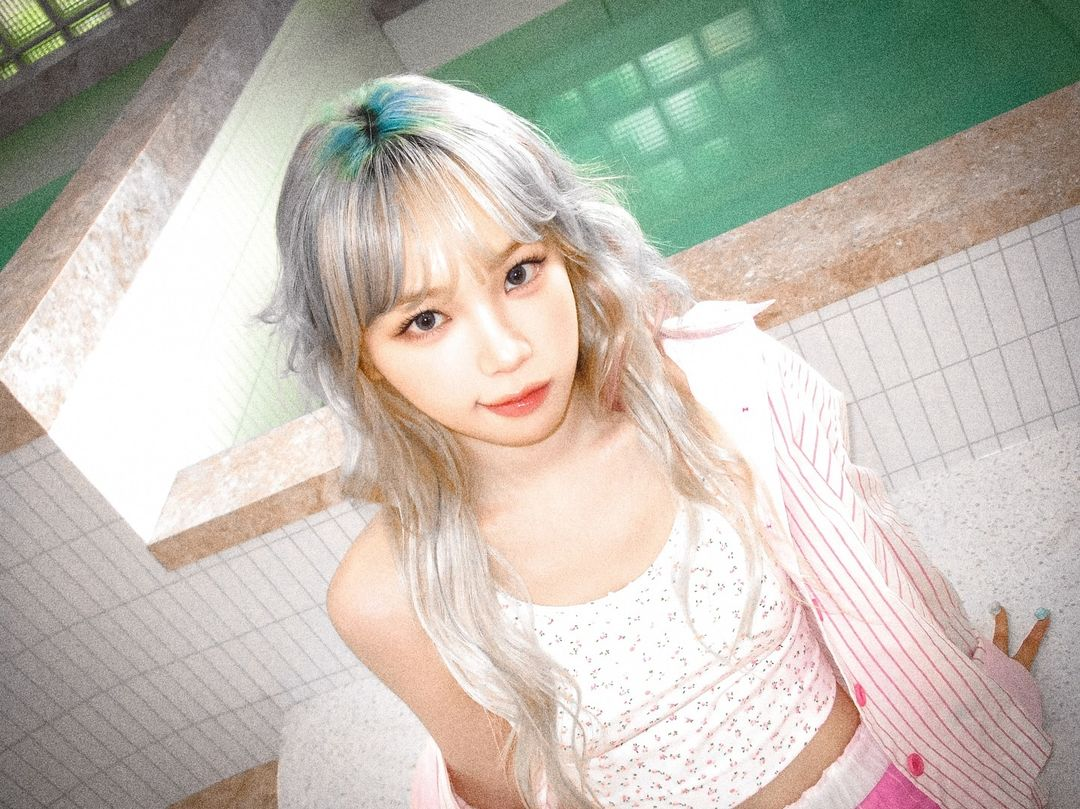
//> input picture chaewon.png, 1080 x 809 px
$ ./Vproposed chaewon.png 4 778x1036   (built with g++ and OpenCV 4)
//> lines starting //> are read from the running program, lines starting //| are printed output that depends on the picture
/*
優化版本 - Singh et. al 圖像增強演算法實現
https://ieeexplore.ieee.org/document/8071892

編譯命令:
g++ -g -Wall -Ofast -flto -o Vproposed Vproposed.cpp `pkg-config --cflags --libs opencv4` -fopenmp -march=native -funroll-loops -ftree-vectorize

執行方式:
./Vproposed <imagename> <threads> <size>
例如: ./Vproposed chaewon.png 4 778x1036
*/

#include <opencv2/opencv.hpp>
#include <opencv2/core/core.hpp>
#include <opencv2/highgui/highgui.hpp>
#include <iostream>
#include <string>
#include <cstdlib>
#include <cstdio>
#include <unistd.h>
#include <new>
#include <chrono>
#include <omp.h>
#include <fstream>
#include <math.h>
#include <limits>
#include <vector>
#include <immintrin.h> // 支援SIMD指令
#include <sstream>
#include <filesystem>
#include <thread>
#include <algorithm> // Required for std::min

// 添加命名空間
using namespace std;
using namespace cv;

#define FILTERSIZE 5
// #define MAX_THREADS 128 // 限制最大執行緒數避免過度分配 (已註釋)

// 模糊濾波核
alignas(64) const float Filter[FILTERSIZE][FILTERSIZE] = {
    {1.0f/256.0f, 4.0f/256.0f, 6.0f/256.0f, 4.0f/256.0f, 1.0f/256.0f},
    {4.0f/256.0f, 16.0f/256.0f, 24.0f/256.0f, 16.0f/256.0f, 4.0f/256.0f},
    {6.0f/256.0f, 24.0f/256.0f, 36.0f/256.0f, 24.0f/256.0f, 6.0f/256.0f},
    {4.0f/256.0f, 16.0f/256.0f, 24.0f/256.0f, 16.0f/256.0f, 4.0f/256.0f},
    {1.0f/256.0f, 4.0f/256.0f, 6.0f/256.0f, 4.0f/256.0f, 1.0f/256.0f}
};

// 提前計算1D版本的濾波核，加速存取
alignas(64) float Filter1D[FILTERSIZE*FILTERSIZE];

// 優化後的並行實現函數原型
void rgbToHsvParOpt(const Mat& inputImage, Mat& outputImage, int blockSize);
void imageBlurParOpt(const Mat& inputImage, Mat& outputImage);
void subtractImageParOpt(const Mat& inputImage1, const Mat& inputImage2, Mat& outputImage, int blockSize);
void sharpenImageParOpt(const Mat& inputImage1, const Mat& inputImage2, Mat& outputImage, double weight);
void hsvToRgbParOpt(const Mat& inputImage, Mat& outputImage, int blockSize);
string getexepath();
void histogramCalcAndEqualParOpt(const Mat& inputImage, Mat& outputImage, int nThreads);

// 計算理想的塊大小
int calculateOptimalBlockSize(const Mat& image) {
    // 根據影像大小調整塊大小
    int pixelCount = image.rows * image.cols;

    if (pixelCount < 500000) {      // 小於 500K 像素
        return 16;
    } else if (pixelCount < 2000000) { // 小於 2M 像素
        return 32;
    } else if (pixelCount < 8000000) { // 小於 8M 像素
        return 64;
    } else {                        // 超大影像
        return 128;
    }
}

// 檢查圖像是否有效
bool isImageValid(const Mat& image) {
    return !image.empty() && image.rows > 0 && image.cols > 0;
}

// 解析尺寸字符串 (如 "778x1036")
bool parseSize(const string& sizeStr, int& width, int& height) {
    size_t xPos = sizeStr.find('x');
    if (xPos == string::npos) {
        return false;
    }

    try {
        width = stoi(sizeStr.substr(0, xPos));
        height = stoi(sizeStr.substr(xPos + 1));
        return (width > 0 && height > 0);
    } catch (const exception&) {
        return false;
    }
}

int main(int argc, char const *argv[])
{
    // 將濾波核初始化為一維陣列，提高快取友好度
    for(int i = 0; i < FILTERSIZE; i++) {
        for(int j = 0; j < FILTERSIZE; j++) {
            Filter1D[i*FILTERSIZE + j] = Filter[i][j];
        }
    }

    if (argc < 2) {
        cout << "Usage: ./Vproposed <imagename> [threads] [size]" << endl;
        cout << "Examples:" << endl;
        cout << "  ./Vproposed snow.png                  - Run with default threads (all) and original size" << endl;
        cout << "  ./Vproposed snow.png 4                - Run with 4 threads and original size" << endl;
        cout << "  ./Vproposed snow.png 4 778x1036       - Run with 4 threads and resize to 778x1036" << endl;
        exit(EXIT_FAILURE);
    }

    int initial_omp_max_threads = omp_get_max_threads();
    int numThreads = initial_omp_max_threads;

    // Argument parsing logic (simplified for brevity, assuming it's correct from previous version)
    string size_arg_str; // To store the size argument if present
    if (argc >= 3) {
        string arg2 = argv[2];
        bool arg2_is_numeric = !arg2.empty() && arg2.find_first_not_of("0123456789") == string::npos;

        if (arg2_is_numeric) {
            int requested_threads = stoi(arg2);
            if (requested_threads > 0) {
                numThreads = requested_threads;
            }
            if (argc >= 4) { // Size is argv[3]
                size_arg_str = argv[3];
            }
        } else { // argv[2] is likely size
            size_arg_str = arg2;
            // numThreads remains default
        }
    }
    omp_set_num_threads(numThreads);


    Mat originalImage = imread(argv[1], IMREAD_UNCHANGED);
//> originalImage is the input picture: 809 rows x 1080 cols, CV_8UC3; mean B, G, R 178.7, 188.6, 194
    if (!isImageValid(originalImage)) {
        cerr << "Error: Could not read image " << argv[1] << endl;
        exit(EXIT_FAILURE);
    }

    Mat inputImage = originalImage;
    string sizeStr = "original";

    if (!size_arg_str.empty()) {
        int width, height;
        if (parseSize(size_arg_str, width, height)) {
            sizeStr = size_arg_str;
            resize(originalImage, inputImage, Size(width, height));
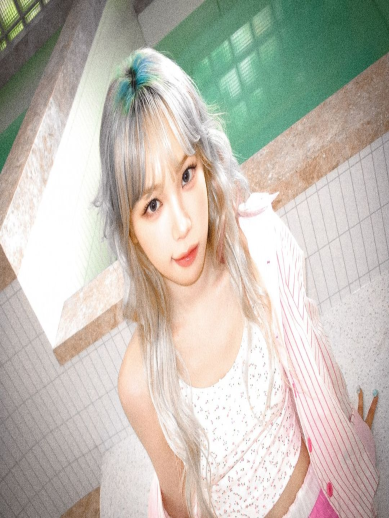
//> inputImage: 1036 rows x 778 cols, CV_8UC3 (shown at 1/2 size); mean B, G, R 178.6, 188.5, 193.9
            // cout << "Resized input image to " << width << "x" << height << endl;
        } else {
            // cout << "Invalid size format '" << size_arg_str << "', using original size." << endl;
        }
    }
    // if (sizeStr == "original") {
    //     cout << "Using original size: " << inputImage.cols << "x" << inputImage.rows << endl;
    // }


    int optimalBlockSize = calculateOptimalBlockSize(inputImage);
//> optimalBlockSize = 32

    cout << "[設定] 使用執行緒數: " << numThreads << endl;
    cout << "[設定] 使用 BlockSize: " << optimalBlockSize << endl;
//| [設定] 使用 BlockSize: 32

    string filename_str = argv[1];
//> filename_str = "chaewon.png"
    filesystem::path imagePath(filename_str);
    string basename = imagePath.stem().string();
//> basename = "chaewon"
    string extension = imagePath.extension().string();
//> extension = ".png"

    filesystem::create_directory("results");

    string outimagename = "results/" + basename + "_" + sizeStr + "_Vproposed_t" + to_string(numThreads) + extension;
    string resultpath = "results/" + basename + "_" + sizeStr + "_Vproposed_t" + to_string(numThreads) + ".csv";
    ofstream outFile;
    outFile.open(resultpath);
    outFile << "Image,Size,Threads,BlockSize,RGBtoHSV,Image Blur,Image Subtraction,Image Sharpening,"
            << "Histogram Processing,HSVtoRGB,Total Time" << endl;

    Mat inputImageHsv(inputImage.size(), inputImage.type());
    Mat blurredImage(inputImage.size(), CV_8UC1);
    Mat imageMask(inputImage.size(), CV_8UC1);
    Mat sharpenedImage(inputImage.size(), CV_8UC1);
    Mat globallyEnhancedImage(inputImage.size(), CV_8UC1);
    Mat outputHSV(inputImage.size(), inputImage.type());
    Mat finalOutput(inputImage.size(), inputImage.type());

    vector<Mat> inputImageHsvChannels(3);
    vector<Mat> mergedChannels(3);

    auto start_time = chrono::high_resolution_clock::now();
    auto end_time = chrono::high_resolution_clock::now();
    auto timeEllapRGBtoHSV = chrono::duration<double, milli>::zero();
    auto timeEllapBlur = chrono::duration<double, milli>::zero();
    auto timeEllapSubtract = chrono::duration<double, milli>::zero();
    auto timeEllapSharpen = chrono::duration<double, milli>::zero();
    auto timeEllapHSVtoRGB = chrono::duration<double, milli>::zero();
    auto timeEllapHistCombined = chrono::duration<double, milli>::zero();

    const int warmupIter = 3;
    const int numIter = 10;

    // =========== STEP 1: RGB到HSV轉換 ===========
    for(int i = 0; i < warmupIter; ++i) {
        rgbToHsvParOpt(inputImage, inputImageHsv, optimalBlockSize);
    }
//> this loop made 3 passes
//> pass 1, `rgbToHsvParOpt(inputImage, inputImageHsv, optimalBlockSize);`:
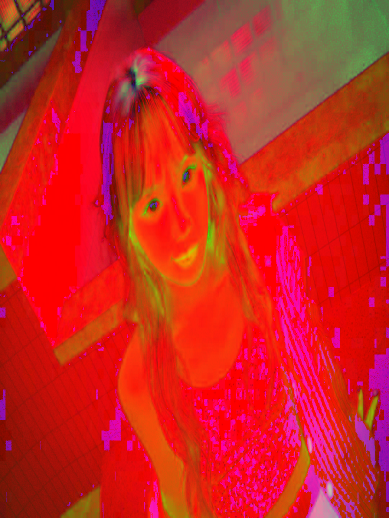
//> inputImageHsv: 1036 rows x 778 cols, CV_8UC3 (shown at 1/2 size); mean B, G, R 33, 36.5, 200.8
    #pragma omp barrier

    for(int i = 0; i < numIter; ++i) {
        start_time = chrono::high_resolution_clock::now();
        rgbToHsvParOpt(inputImage, inputImageHsv, optimalBlockSize);
        end_time = chrono::high_resolution_clock::now();
        timeEllapRGBtoHSV += (end_time - start_time);
    }
    timeEllapRGBtoHSV /= numIter;
    cout << "RGB to HSV Conversion: " << timeEllapRGBtoHSV.count() << " ms" << endl;

    split(inputImageHsv, inputImageHsvChannels);
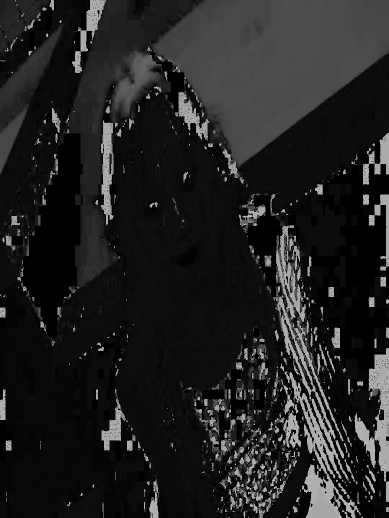
//> inputImageHsvChannels[0]: 1036 rows x 778 cols, CV_8UC1 (shown at 1/2 size); min 0, max 179, mean 33
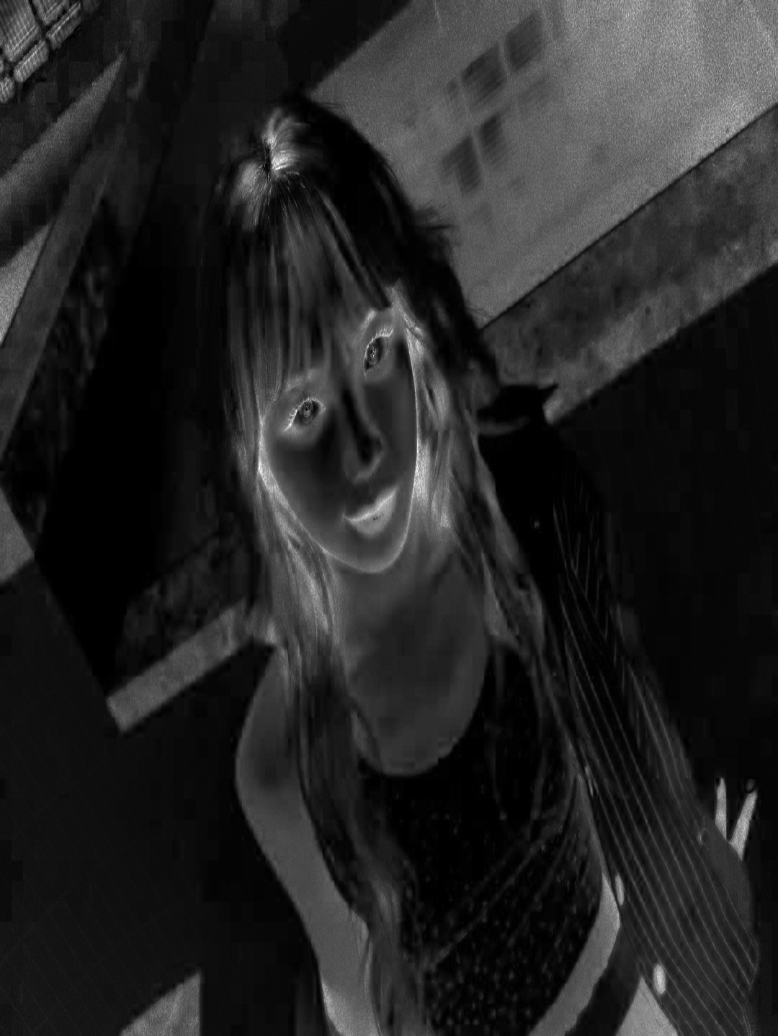
//> inputImageHsvChannels[1]: 1036 rows x 778 cols, CV_8UC1; min 0, max 247, mean 36.5
    Mat& inputImageH = inputImageHsvChannels[0];
    Mat& inputImageS = inputImageHsvChannels[1];
    Mat& inputImageV = inputImageHsvChannels[2];

    // =========== STEP 2-1: 圖像模糊 ===========
    for(int i = 0; i < warmupIter; ++i) {
        imageBlurParOpt(inputImageV, blurredImage);
    }
//> (the rest of the program and of its run is left out)
